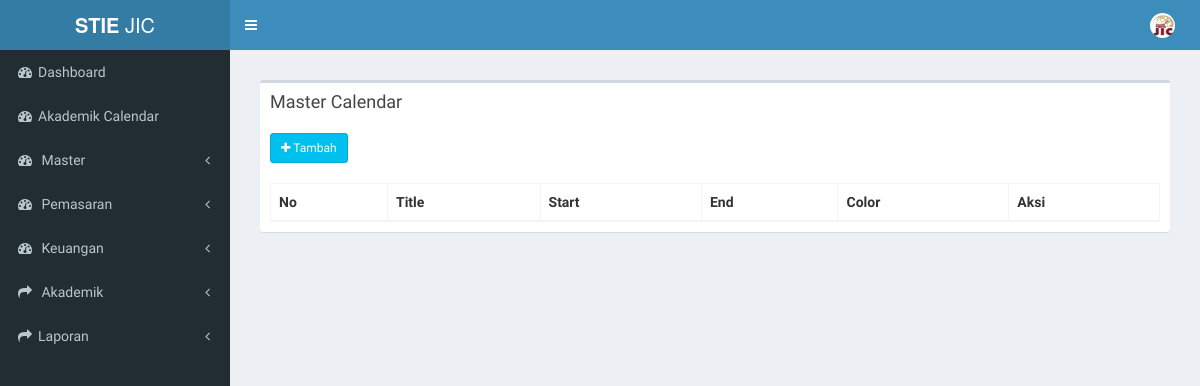
Before: /index.php/calendar/master_calendar with the older database file.
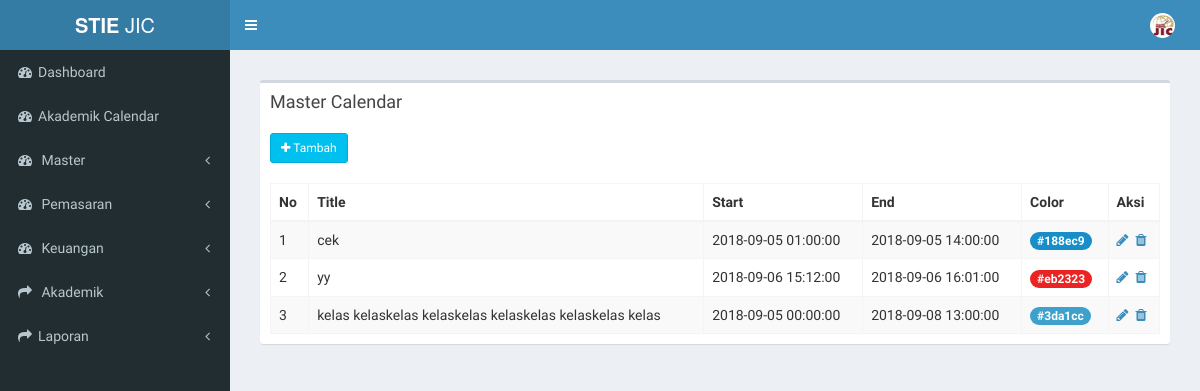
After: the same page with the newer database file.
### tables this page shows
CREATE TABLE `tb_events` (
  `id` int(11) NOT NULL,
  `title` varchar(255) NOT NULL,
  `start` datetime NOT NULL,
  `end` datetime NOT NULL,
  `backgroundColor` varchar(10) NOT NULL,
  `description` text NOT NULL
);

### application/controllers/calendar.php (called while the page is built, shortened)
<?php
class Calendar extends CI_Controller {
	public function __construct()
	{
		$this->load->model('calendar_model');
	}
	function master_calendar(){
		$data['calendar'] = $this->calendar_model->data();
		$data['main_view'] = 'Calendar/master_calendar';
		$this->load->view('template', $data);
	}
}

### index.php (called while the page is built, shortened)
<?php
require_once BASEPATH.'core/CodeIgniter.php';

### application/models/calendar_model.php (called while the page is built, shortened)
<?php
class Calendar_model extends CI_Model {
	public function data(){
		return $this->db->get('tb_events')->result();
	}
}

### application/views/Calendar/master_calendar.php (the view, shortened to what this page needs)
  <section class="content">
  <div class="row">
    <div class="col-xs-12">
      <div class="box">
        <div class="box-header">
          <h3 class="box-title">Master Calendar</h3>
        </div>
        <div class="box-body">
          <table id="example1" class="table table-bordered table-striped">
            <a href="" class="btn btn-info btn-sm" data-toggle="modal" data-target="#modal_tambah"><i class="fa fa-plus"></i> Tambah</a> <br> <br>
            <thead>
            <tr>
              <th>No</th>
              <th>Title</th>
              <th>Start</th>
              <th>End</th>
              <th>Color</th>
              <th>Aksi</th>
            </tr>
            </thead>
            <tbody>
            <?php
            $no = 0;
            foreach ($calendar as $data) {
              echo '
            <tr>
              <td>'.++$no.'</td>
              <td>'.$data->title.'</td>
              <td>'.$data->start.'</td>
              <td>'.$data->end.'</td>
              <td><span style="background-color:'.$data->backgroundColor.';" class="badge">'.$data->backgroundColor.'</span></td>
              <td>
              <a href="" data-toggle="modal" data-target="#modal_edit'.$data->id.'"><i class="fa fa-pencil"><span class="tooltiptext" style="width: 50px">Edit</span> </i></a>&nbsp;
              <a href="'.base_url('calendar/hapus_calendar/'.$data->id).'" ><i class="fa fa-trash"> <span class="tooltiptext" style="width: 50px">Hapus</span></i></a>
              </td>
            ' ;
          }
          ?>
            </tbody>
          </table>
        </div>
      </div>
    </div>
  </div>
</section>

### application/views/template.php (shortened to what this page needs)
<!DOCTYPE html>
<html>
<head>
  <link rel="stylesheet" href="<?php echo base_url(); ?>assets/css/bootstrap.min.css">
  <link rel="stylesheet" href="https://cdnjs.cloudflare.com/ajax/libs/font-awesome/4.5.0/css/font-awesome.min.css">
  <link rel="stylesheet" href="https://cdnjs.cloudflare.com/ajax/libs/ionicons/2.0.1/css/ionicons.min.css">
  <link rel="stylesheet" href="<?php echo base_url(); ?>assets/dist/css/skins/_all-skins.min.css">
  <link rel="stylesheet" href="<?php echo base_url(); ?>assets/plugins/select2/select2.min.css">
  <link rel="stylesheet" href="<?php echo base_url(); ?>assets/css/styleku.css">
  <link rel="stylesheet" href="<?php echo base_url(); ?>assets/plugins/datatables/dataTables.bootstrap.css">
    <link rel="stylesheet" href="<?php echo base_url(); ?>assets/bootstrap/css/bootstrap.min.css">
  <link rel="stylesheet" href="<?php echo base_url(); ?>assets/plugins/daterangepicker/daterangepicker.css">
  <link rel="stylesheet" href="<?php echo base_url(); ?>assets/plugins/datepicker/datepicker3.css">
  <link rel="stylesheet" href="<?php echo base_url(); ?>assets/plugins/iCheck/all.css">
  <link rel="stylesheet" href="<?php echo base_url(); ?>assets/plugins/colorpicker/bootstrap-colorpicker.min.css">
  <link rel="stylesheet" href="<?php echo base_url(); ?>assets/plugins/timepicker/bootstrap-timepicker.min.css">
  <link rel="stylesheet" href="<?php echo base_url(); ?>assets/dist/css/AdminLTE.min.css">
  <link rel="stylesheet" href="<?php echo base_url(); ?>assets/dist/css/skins/_all-skins.min.css">
  <link rel="stylesheet" href="<?php echo base_url(); ?>assets/plugins/fullcalendar/fullcalendar.min.css">
  <link rel="stylesheet" href="<?php echo base_url(); ?>assets/plugins/fullcalendar/fullcalendar.print.css" media="print">
  <link rel="stylesheet" href="<?php echo base_url(); ?>assets/dist/css/AdminLTE.min.css">
</head>
<body class="hold-transition skin-blue sidebar-mini">
<div class="wrapper">
  <header class="main-header">
    <a href="../../index2.html" class="logo">
      <span class="logo-lg"><b>STIE </b>JIC</span>
    </a>
    <nav class="navbar navbar-static-top">
      <a href="#" class="sidebar-toggle" data-toggle="offcanvas" role="button">
      </a>
      <div class="navbar-custom-menu">
        <ul class="nav navbar-nav">
          <li class="dropdown user user-menu">
            <a href="#" class="dropdown-toggle" data-toggle="dropdown">
              <img src="<?php echo base_url(); ?>/assets/img/jic.png" class="user-image" alt="User Image">
            </a>
          </li>
        </ul>
      </div>
    </nav>
  </header>
  <aside class="main-sidebar">
    <section class="sidebar">
      <ul class="sidebar-menu">
        <?php
          if($this->session->userdata('level') == 5){ ?>
            <li><a href="<?php echo base_url(); ?>dashboard"> <i class="fa fa-dashboard"></i> <span>Dashboard</span></a></li>
            <li><a href="<?php echo base_url(); ?>mahasiswa/history_pendidikan"><i class="fa fa-history"></i> <span>History Pendidikan</span></a></li>
            <li><a href="<?php echo base_url(); ?>mahasiswa/krs_mahasiswa"><i class="fa fa-book"></i> <span>KRS Mahasiswa</span></a></li>
            <li><a href="<?php echo base_url(); ?>mahasiswa/history_nilai"><i class="fa fa-file-text"></i> <span>History Nilai</span></a></li>
            <li><a href="<?php echo base_url(); ?>mahasiswa/jadwal_mhs"><i class="fa fa-file-text"></i> <span>Jadwal</span></a></li>
            <li><a href="<?php echo base_url(); ?>mahasiswa/aktivitas_perkuliahan"><i class="fa fa-calendar-o"></i> <span>Aktivitas Perkuliahan</span></a></li>
            <li><a href="<?php echo base_url(); ?>mahasiswa/prestasi"><i class="fa fa-graduation-cap"></i> <span>Prestasi</span></a></li>
            <li><a href="<?php echo base_url(); ?>informasi/saring_level/<?php echo $this->session->userdata('level'); ?>"><i class="fa  fa-info-circle"></i>Informasi</a></li>
          <?php } else { ?>
            <li><a href="<?php echo base_url(); ?>dashboard"><i class="fa fa-dashboard"></i><span>Dashboard</span></a></li>
            <li><a href="<?php echo base_url(); ?>calendar"><i class="fa fa-dashboard"></i><span>Akademik Calendar</span></a></li>
        <li class="treeview">
          <a href="#">
            <i class="fa fa-dashboard"></i> <span>Master</span>
            <span class="pull-right-container">
              <i class="fa fa-angle-left pull-right"></i>
            </span>
          </a>
        </li>
        <li class="treeview">
          <a href="#">
            <i class="fa fa-dashboard"></i> <span> Pemasaran </span>
            <span class="pull-right-container">
              <i class="fa fa-angle-left pull-right"></i>
            </span>
          </a>
        </li>
        <li class="treeview">
          <a href="#">
            <i class="fa fa-dashboard"></i> <span> Keuangan </span>
            <span class="pull-right-container">
              <i class="fa fa-angle-left pull-right"></i>
            </span>
          </a>
        </li>
         <li class="treeview">
          <a href="#">
            <i class="fa fa-share"></i> <span>Akademik</span>
            <span class="pull-right-container">
              <i class="fa fa-angle-left pull-right"></i>
            </span>
          </a>
        </li>
        <li class="treeview">
              <a href="#"><i class="fa fa-share"></i><span>Laporan</span>
                <span class="pull-right-container">
                  <i class="fa fa-angle-left pull-right"></i>
                </span>
              </a>
            </li>
          <?php } ?>
      </ul>
    </section>
  </aside>
  <div class="content-wrapper">
    <section class="content">
      <?php $this->load->view($main_view); ?>
    </section>
  </div>
    </div>
</body>
</html>

### application/views/template.php (style rules this page uses)
a { position: relative; display: inline-block; }

Changed rows visible on the page:
added tb_events: title "cek", start "2018-09-05 01:00:00", end "2018-09-05 14:00:00", backgroundColor "#188ec9"
added tb_events: title "yy", start "2018-09-06 15:12:00", end "2018-09-06 16:01:00", backgroundColor "#eb2323"
added tb_events: title "kelas kelaskelas kelaskelas kelaskelas kelaskelas kelas", start "2018-09-05 00:00:00", end "2018-09-08 13:00:00", backgroundColor "#3da1cc"
